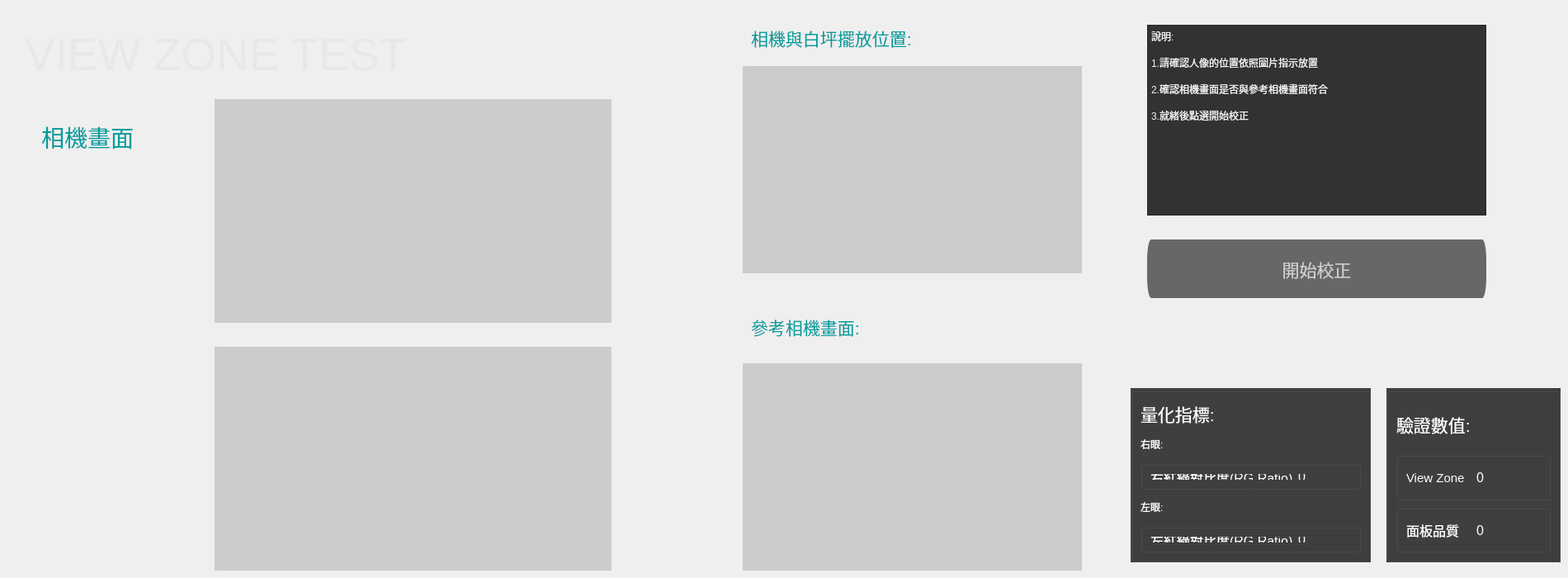
       <widget class="QWidget" name="page_7">
        <widget class="QLabel" name="label_64">
         <property name="geometry">
          <rect>
           <x>30</x>
           <y>20</y>
           <width>531</width>
           <height>91</height>
          </rect>
         </property>
         <property name="font">
          <font>
           <pointsize>41</pointsize>
          </font>
         </property>
         <property name="styleSheet">
          <string notr="true">color: rgb(232, 232, 232);</string>
         </property>
         <property name="text">
          <string>VIEW ZONE TEST</string>
         </property>
        </widget>
        <widget class="QLabel" name="label_65">
         <property name="geometry">
          <rect>
           <x>50</x>
           <y>140</y>
           <width>141</width>
           <height>51</height>
          </rect>
         </property>
         <property name="font">
          <font>
           <pointsize>21</pointsize>
          </font>
         </property>
         <property name="styleSheet">
          <string notr="true">color: rgb(0, 157, 157);</string>
         </property>
         <property name="text">
          <string>相機畫面</string>
         </property>
        </widget>
        <widget class="QLabel" name="view_type">
         <property name="geometry">
          <rect>
           <x>40</x>
           <y>210</y>
           <width>161</width>
           <height>141</height>
          </rect>
         </property>
         <property name="styleSheet">
          <string notr="true"/>
         </property>
         <property name="text">
          <string/>
         </property>
        </widget>
        <widget class="QLabel" name="view_zone_preview1">
         <property name="geometry">
          <rect>
           <x>260</x>
           <y>120</y>
           <width>481</width>
           <height>271</height>
          </rect>
         </property>
         <property name="styleSheet">
          <string notr="true">background-color: rgb(204, 204, 204);</string>
         </property>
         <property name="text">
          <string/>
         </property>
        </widget>
        <widget class="QLabel" name="view_zone_preview2">
         <property name="geometry">
          <rect>
           <x>260</x>
           <y>420</y>
           <width>481</width>
           <height>271</height>
          </rect>
         </property>
         <property name="styleSheet">
          <string notr="true">background-color: rgb(204, 204, 204);</string>
         </property>
         <property name="text">
          <string/>
         </property>
        </widget>
        <widget class="QLabel" name="view_ref">
         <property name="geometry">
          <rect>
           <x>900</x>
           <y>440</y>
           <width>411</width>
           <height>251</height>
          </rect>
         </property>
         <property name="styleSheet">
          <string notr="true">background-color: rgb(203, 203, 203);</string>
         </property>
         <property name="text">
          <string/>
         </property>
        </widget>
        <widget class="QLabel" name="label_66">
         <property name="geometry">
          <rect>
           <x>910</x>
           <y>20</y>
           <width>241</width>
           <height>51</height>
          </rect>
         </property>
         <property name="font">
          <font>
           <pointsize>16</pointsize>
          </font>
         </property>
         <property name="styleSheet">
          <string notr="true">color: rgb(0, 157, 157);</string>
         </property>
         <property name="text">
          <string>相機與白坪擺放位置:</string>
         </property>
        </widget>
        <widget class="QLabel" name="label_67">
         <property name="geometry">
          <rect>
           <x>910</x>
           <y>370</y>
           <width>191</width>
           <height>51</height>
          </rect>
         </property>
         <property name="font">
          <font>
           <pointsize>16</pointsize>
          </font>
         </property>
         <property name="styleSheet">
          <string notr="true">color: rgb(0, 157, 157);</string>
         </property>
         <property name="text">
          <string>參考相機畫面:</string>
         </property>
        </widget>
        <widget class="QLabel" name="view_pos">
         <property name="geometry">
          <rect>
           <x>900</x>
           <y>80</y>
           <width>411</width>
           <height>251</height>
          </rect>
         </property>
         <property name="styleSheet">
          <string notr="true">background-color: rgb(203, 203, 203);</string>
         </property>
         <property name="text">
          <string/>
         </property>
        </widget>
        <widget class="QPlainTextEdit" name="plainTextEdit_4">
         <property name="geometry">
          <rect>
           <x>1390</x>
           <y>30</y>
           <width>411</width>
           <height>231</height>
          </rect>
         </property>
         <property name="styleSheet">
          <string notr="true">background-color: rgb(50, 50, 50);
font: 14pt &quot;Microsoft JhengHei UI&quot;;
color: rgb(241, 241, 241);</string>
         </property>
         <property name="plainText">
          <string>說明:

1.請確認人像的位置依照圖片指示放置

2.確認相機畫面是否與參考相機畫面符合

3.就緒後點選開始校正
</string>
         </property>
        </widget>
        <widget class="QPushButton" name="start_calibrate_view_zone">
         <property name="enabled">
          <bool>true</bool>
         </property>
         <property name="geometry">
          <rect>
           <x>1390</x>
           <y>290</y>
           <width>411</width>
           <height>71</height>
          </rect>
         </property>
         <property name="font">
          <font>
           <pointsize>16</pointsize>
          </font>
         </property>
         <property name="styleSheet">
          <string notr="true">
QPushButton{border-radius: 5px solid gray;
background-color: rgb(103, 103, 103);
color: rgb(207, 207, 207);}

QPushButton:hover {border-radius: 5px solid gray;
background-color: rgb(130, 130, 130);
color: rgb(207, 207, 207);}

QPushButton:pressed {border-radius: 5px solid gray;
background-color: rgb(71, 71, 71);
color: rgb(207, 207, 207);}</string>
         </property>
         <property name="text">
          <string>開始校正</string>
         </property>
        </widget>
        <widget class="QGroupBox" name="verticalGroupBox_9">
         <property name="geometry">
          <rect>
           <x>1680</x>
           <y>470</y>
           <width>211</width>
           <height>211</height>
          </rect>
         </property>
         <property name="styleSheet">
          <string notr="true">background-color: rgb(63, 63, 63);</string>
         </property>
         <layout class="QVBoxLayout" name="verticalLayout_12">
          <item>
           <widget class="QLabel" name="label_74">
            <property name="font">
             <font>
              <pointsize>16</pointsize>
             </font>
            </property>
            <property name="styleSheet">
             <string notr="true">color: rgb(255, 255, 255);</string>
            </property>
            <property name="text">
             <string>驗證數值:</string>
            </property>
           </widget>
          </item>
          <item>
           <widget class="QGroupBox" name="horizontalGroupBox_14">
            <property name="styleSheet">
             <string notr="true"/>
            </property>
            <layout class="QHBoxLayout" name="horizontalLayout_45">
             <item>
              <widget class="QLabel" name="label_75">
               <property name="font">
                <font>
                 <pointsize>11</pointsize>
                </font>
               </property>
               <property name="styleSheet">
                <string notr="true">color: rgb(255, 255, 255);</string>
               </property>
               <property name="text">
                <string>View Zone</string>
               </property>
              </widget>
             </item>
             <item>
              <widget class="QLabel" name="view_zone_value">
               <property name="font">
                <font>
                 <pointsize>12</pointsize>
                </font>
               </property>
               <property name="styleSheet">
                <string notr="true">color: rgb(255, 255, 255);</string>
               </property>
               <property name="text">
                <string>0</string>
               </property>
              </widget>
             </item>
            </layout>
           </widget>
          </item>
          <item>
           <widget class="QGroupBox" name="horizontalGroupBox_15">
            <property name="styleSheet">
             <string notr="true">border-color: rgb(255, 255, 255);</string>
            </property>
            <layout class="QHBoxLayout" name="horizontalLayout_46">
             <item>
              <widget class="QLabel" name="label_76">
               <property name="font">
                <font>
                 <pointsize>12</pointsize>
                </font>
               </property>
               <property name="styleSheet">
                <string notr="true">color: rgb(255, 255, 255);</string>
               </property>
               <property name="text">
                <string>面板品質</string>
               </property>
              </widget>
             </item>
             <item>
              <widget class="QLabel" name="slant_3">
               <property name="font">
                <font>
                 <pointsize>12</pointsize>
                </font>
               </property>
               <property name="styleSheet">
                <string notr="true">color: rgb(255, 255, 255);</string>
               </property>
               <property name="text">
                <string>0</string>
               </property>
              </widget>
             </item>
            </layout>
           </widget>
          </item>
         </layout>
        </widget>
        <widget class="QGroupBox" name="verticalGroupBox_10">
         <property name="geometry">
          <rect>
           <x>1370</x>
           <y>470</y>
           <width>291</width>
           <height>211</height>
          </rect>
         </property>
         <property name="styleSheet">
          <string notr="true">background-color: rgb(63, 63, 63);</string>
         </property>
         <layout class="QVBoxLayout" name="verticalLayout_13">
          <item>
           <widget class="QLabel" name="label_77">
            <property name="font">
             <font>
              <pointsize>16</pointsize>
             </font>
            </property>
            <property name="styleSheet">
             <string notr="true">color: rgb(255, 255, 255);</string>
            </property>
            <property name="text">
             <string>量化指標:</string>
            </property>
           </widget>
          </item>
          <item>
           <layout class="QHBoxLayout" name="horizontalLayout_47">
            <item>
             <widget class="QLabel" name="label_78">
              <property name="styleSheet">
               <string notr="true">color: rgb(255, 255, 255);</string>
              </property>
              <property name="text">
               <string>右眼:</string>
              </property>
             </widget>
            </item>
            <item>
             <widget class="QLabel" name="ref_green_view_zone">
              <property name="minimumSize">
               <size>
                <width>70</width>
                <height>30</height>
               </size>
              </property>
              <property name="text">
               <string/>
              </property>
             </widget>
            </item>
           </layout>
          </item>
          <item>
           <widget class="QGroupBox" name="horizontalGroupBox_16">
            <property name="styleSheet">
             <string notr="true">border-color: rgb(255, 255, 255);</string>
            </property>
            <layout class="QHBoxLayout" name="horizontalLayout_48">
             <item>
              <widget class="QLabel" name="label_79">
               <property name="font">
                <font>
                 <pointsize>12</pointsize>
                </font>
               </property>
               <property name="styleSheet">
                <string notr="true">color: rgb(255, 255, 255);</string>
               </property>
               <property name="text">
                <string>右紅綠對比度(RG Ratio)</string>
               </property>
              </widget>
             </item>
             <item>
              <widget class="QLabel" name="view_zone_ratio_right">
               <property name="font">
                <font>
                 <pointsize>12</pointsize>
                </font>
               </property>
               <property name="styleSheet">
                <string notr="true">color: rgb(255, 255, 255);</string>
               </property>
               <property name="text">
                <string>0</string>
               </property>
              </widget>
             </item>
            </layout>
           </widget>
          </item>
          <item>
           <layout class="QHBoxLayout" name="horizontalLayout_49">
            <item>
             <widget class="QLabel" name="label_80">
              <property name="styleSheet">
               <string notr="true">color: rgb(255, 255, 255);</string>
              </property>
              <property name="text">
               <string>左眼:</string>
              </property>
             </widget>
            </item>
            <item>
             <widget class="QLabel" name="ref_red_view_zone">
              <property name="minimumSize">
               <size>
                <width>70</width>
                <height>30</height>
               </size>
              </property>
              <property name="text">
               <string/>
              </property>
             </widget>
            </item>
           </layout>
          </item>
          <item>
           <widget class="QGroupBox" name="horizontalGroupBox_17">
            <property name="styleSheet">
             <string notr="true">border-color: rgb(255, 255, 255);</string>
            </property>
            <layout class="QHBoxLayout" name="horizontalLayout_50">
             <item>
              <widget class="QLabel" name="label_81">
               <property name="font">
                <font>
                 <pointsize>12</pointsize>
                </font>
               </property>
               <property name="styleSheet">
                <string notr="true">color: rgb(255, 255, 255);</string>
               </property>
               <property name="text">
                <string>左紅綠對比度(RG Ratio)</string>
               </property>
              </widget>
             </item>
             <item>
              <widget class="QLabel" name="view_zone_ratio_left">
               <property name="font">
                <font>
                 <pointsize>12</pointsize>
                </font>
               </property>
               <property name="styleSheet">
                <string notr="true">color: rgb(255, 255, 255);</string>
               </property>
               <property name="text">
                <string>0</string>
               </property>
              </widget>
             </item>
            </layout>
           </widget>
          </item>
         </layout>
        </widget>
        <widget class="QLabel" name="view_zone_warn">
         <property name="geometry">
          <rect>
           <x>1400</x>
           <y>380</y>
           <width>231</width>
           <height>31</height>
          </rect>
         </property>
         <property name="font">
          <font>
           <pointsize>18</pointsize>
          </font>
         </property>
         <property name="styleSheet">
          <string notr="true">color: rgb(255, 0, 0);</string>
         </property>
         <property name="text">
          <string/>
         </property>
        </widget>
        <widget class="QLabel" name="eye_pos_1_view">
         <property name="geometry">
          <rect>
           <x>760</x>
           <y>230</y>
           <width>101</width>
           <height>31</height>
          </rect>
         </property>
         <property name="font">
          <font>
           <pointsize>15</pointsize>
          </font>
         </property>
         <property name="text">
          <string/>
         </property>
        </widget>
        <widget class="QLabel" name="eye_pos_2_view">
         <property name="geometry">
          <rect>
           <x>760</x>
           <y>570</y>
           <width>101</width>
           <height>31</height>
          </rect>
         </property>
         <property name="font">
          <font>
           <pointsize>15</pointsize>
          </font>
         </property>
         <property name="text">
          <string/>
         </property>
        </widget>
       </widget>
